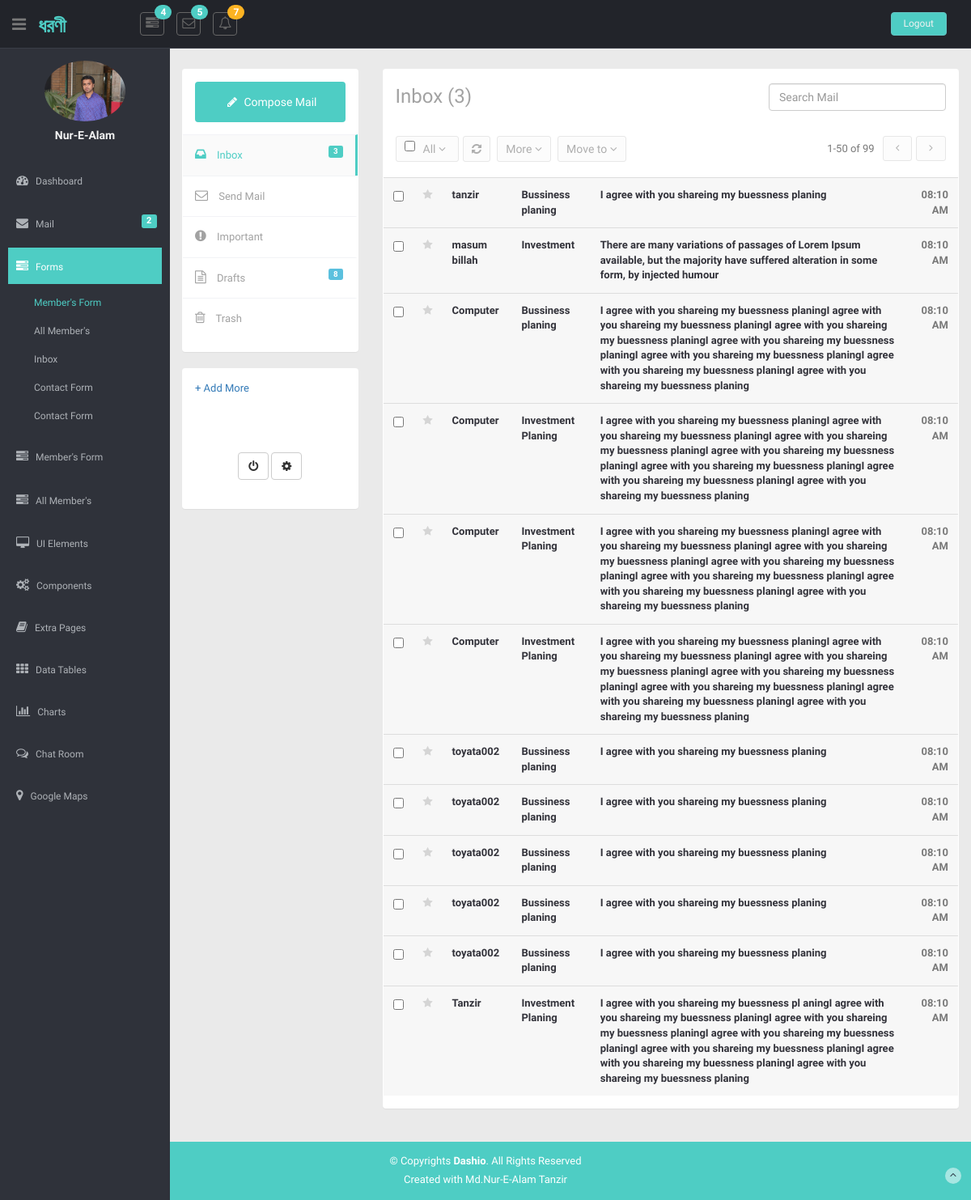
The app's page /admin/inbox.php with its own data.
### tables this page shows
CREATE TABLE `contact` (
  `id` int(11) NOT NULL,
  `name` varchar(40) NOT NULL,
  `email` varchar(60) NOT NULL,
  `subject` varchar(60) NOT NULL,
  `massage` text NOT NULL
);

### admin/massage.php (the view, shortened to what this page needs)
<?php
require "database.php";
?>
 <div class="mail-option">
                  <div class="chk-all">
                    <div class="pull-left mail-checkbox">
                      <input type="checkbox" class="">
                    </div>
                    <div class="btn-group">
                      <a data-toggle="dropdown" href="#" class="btn mini all">
                        All
                        <i class="fa fa-angle-down "></i>
                        </a>
                    </div>
                  </div>
                  <div class="btn-group">
                    <a data-original-title="Refresh" data-placement="top" data-toggle="dropdown" href="#" class="btn mini tooltips">
                      <i class=" fa fa-refresh"></i>
                      </a>
                  </div>
                  <div class="btn-group hidden-phone">
                    <a data-toggle="dropdown" href="#" class="btn mini blue">
                      More
                      <i class="fa fa-angle-down "></i>
                      </a>
                  </div>
                  <div class="btn-group">
                    <a data-toggle="dropdown" href="#" class="btn mini blue">
                      Move to
                      <i class="fa fa-angle-down "></i>
                      </a>
                  </div>
                  <ul class="unstyled inbox-pagination">
                    <li><span>1-50 of 99</span></li>
                    <li>
                      <a class="np-btn" href="#"><i class="fa fa-angle-left  pagination-left"></i></a>
                    </li>
                    <li>
                      <a class="np-btn" href="#"><i class="fa fa-angle-right pagination-right"></i></a>
                    </li>
                  </ul>
                </div>
<div class="table-inbox-wrap ">
                  <table class="table table-inbox table-hover">
                    <tbody>
                    <?php
$selectname="select * from contact";
$result=$conn->query($selectname);
if ($result->num_rows > 0) {
    while ($row1=$result->fetch_assoc()) {
        ?>
        <tr class="unread">
                        <td class="inbox-small-cells">
                          <input type="checkbox" class="mail-checkbox">
                        </td>
                        <td class="inbox-small-cells"><i class="fa fa-star"></i></td>
                        <td class="view-message  dont-show"><a href="mail_view.php?id=<?php echo $row1['id'];?>"><?php echo $row1['name']; ?></a></td>
                        <td class="view-message "><a href="mail_view.php?id=<?php echo $row1['id'];?>"><?php echo $row1['subject']; ?></a></td>
                        <td class="view-message "><a href="mail_view.php?id=<?php echo $row1['id'];?>"><?php echo $row1['massage']; ?></a></td>
                        <td class="view-message  text-right">08:10 AM</td>
                      </tr>
                      <?php
    }
    echo "</table>";
 }
?>
                </div>

### admin/css/style.css (style rules this page uses)
body { color: #797979; background: #eaeaea; font-family: 'Ruda', sans-serif; padding: 0px !important; margin: 0px !important; font-size:13px; }
.table-inbox-wrap { margin:0 -15px; }
.mail-checkbox { margin-right:10px; }
.table-inbox { margin:0; }
.table-inbox tr td { padding:12px !important; }
.table-inbox tr td:first-child { width:5%; }
.table-inbox tr td .fa-star { color:#d5d5d5; }
.table-inbox tr.unread td { font-weight:600; background:#f7f7f7; }
.table-inbox tr.unread a { color: #32323a; }
.table-inbox tr a { color: #767676; }
ul.inbox-pagination { float:right; }
ul.inbox-pagination li { float:left; }
.mail-option { display:inline-block; margin-bottom:10px; width:100%; }
.mail-option .chk-all { float:left; }
.mail-option .chk-all,.mail-option .btn-group { margin-right:5px; }
.mail-option .chk-all,.mail-option .btn-group a.btn { border:1px solid #e7e7e7; padding:5px 10px; display:inline-block; background:#fcfcfc; color:#afafaf; border-radius:3px !important; -webkit-border-radius:3px !important; }
.inbox-pagination a.np-btn { border:1px solid #e7e7e7; padding:5px 15px; display:inline-block; background:#fcfcfc; color:#afafaf; border-radius:3px !important; -webkit-border-radius:3px !important; }
.mail-option .chk-all input[type=checkbox] { margin-top:0; }
.mail-option .btn-group a.all { padding:0; border:none; }
.inbox-pagination a.np-btn { margin-left:5px; }
.inbox-pagination li span { display:inline-block; margin-top:7px; margin-right:5px; }

### records on screen
contact: name "tanzir", subject "Bussiness planing", massage "I agree with you shareing my buessness planing"
contact: name "masum billah", subject "Investment", massage "There are many variations of passages of Lorem Ipsum available, but the majority have suffered alteration in some form, by injected humour"
contact: name "Computer", subject "Bussiness planing", massage "I agree with you shareing my buessness planingI agree with you shareing my buessness planingI agree with you shareing my buessness planingI agree with you shareing my buessness planingI agree with you shareing my buessness planingI agree with you shareing my buessness planingI agree with you shareing my buessness planing"
contact: name "Computer", subject "Investment Planing", massage "I agree with you shareing my buessness planingI agree with you shareing my buessness planingI agree with you shareing my buessness planingI agree with you shareing my buessness planingI agree with you shareing my buessness planingI agree with you shareing my buessness planingI agree with you shareing my buessness planing"
contact: name "Computer", subject "Investment Planing", massage "I agree with you shareing my buessness planingI agree with you shareing my buessness planingI agree with you shareing my buessness planingI agree with you shareing my buessness planingI agree with you shareing my buessness planingI agree with you shareing my buessness planingI agree with you shareing my buessness planing"
contact: name "Computer", subject "Investment Planing", massage "I agree with you shareing my buessness planingI agree with you shareing my buessness planingI agree with you shareing my buessness planingI agree with you shareing my buessness planingI agree with you shareing my buessness planingI agree with you shareing my buessness planingI agree with you shareing my buessness planing"
contact: name "toyata002", subject "Bussiness planing", massage "I agree with you shareing my buessness planing"
contact: name "toyata002", subject "Bussiness planing", massage "I agree with you shareing my buessness planing"
contact: name "toyata002", subject "Bussiness planing", massage "I agree with you shareing my buessness planing"
contact: name "toyata002", subject "Bussiness planing", massage "I agree with you shareing my buessness planing"
contact: name "toyata002", subject "Bussiness planing", massage "I agree with you shareing my buessness planing"
contact: name "Tanzir", subject "Investment Planing", massage "I agree with you shareing my buessness pl aningI agree with you shareing my buessness planingI agree with you shareing my buessness planingI agree with you shareing my buessness planingI agree with you shareing my buessness planingI agree with you shareing my buessness planingI agree with you shareing my buessness planing"
